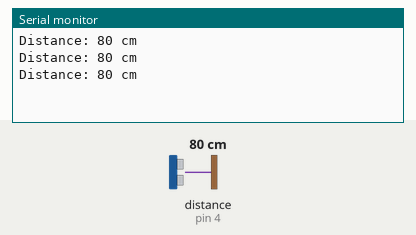
Bench run of a sketch on a simulated Arduino Leonardo, built with avr-gcc and run on an emulated ATmega32U4. On the bench: the last lines printed to the serial monitor. Wiring (inferred from the names in the program): ultrasonic range finder: trigger pin 5; echo pin 4. The test bench sets the inputs (shaded band); at power-on: distance to the obstacle (sensor on pin 4) 80 cm. The echo pulse lasts 58.3 µs per cm.

Above: at 1.3 s.
1.4 s: distance to the obstacle (sensor on pin 4) set to 2 cm
At 1.9 s:
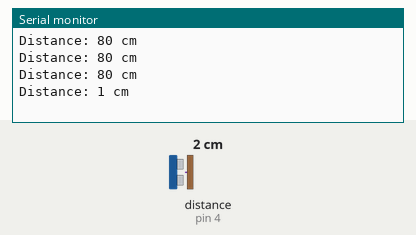
2.9 s: distance to the obstacle (sensor on pin 4) set to 4 cm
At 3.4 s:
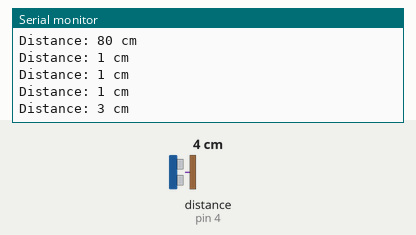
Timing chart, 0 to 5.9 s (numbered marks = the images above; inputs shaded):
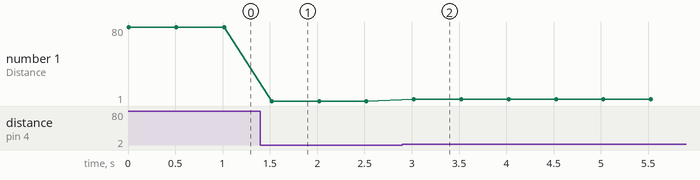

The sketch:

HC-SR04.ino
```cpp
#define ECHO 4 // define digital pin for Echo as 2
#define TRIG 5  // define digital pin for Trig as 3

int Time;
int distanceInCm;
int distanceInInch;

void setup()
{
  pinMode(ECHO, INPUT); // echo as Input
  pinMode(TRIG, OUTPUT); // trig as Output
  Serial.begin(9600);
  Serial1.begin(9600);

}

void counting_The_Distance() // creating the function for couting the distance
{
  digitalWrite(TRIG, HIGH);
  delayMicroseconds(10);
  digitalWrite(TRIG, LOW);
  Time = pulseIn(ECHO, HIGH); // pulseIn returns time in micro seconds
  distanceInCm = Time / 58; // calculating the distance in cm
  distanceInInch = Time / 148; // calculating the distance in Inch
}

void loop()
{
  counting_The_Distance(); // init func
  Serial.print("Distance: ");
  Serial.print(distanceInCm);
  Serial1.print("#");
  Serial1.print(distanceInCm);
  //Serial.print(distanceInInch);
  Serial.println(" cm");
  //Serial.println(" Inch");
  delay(500);
}
```

Measured:
- after the input at 1.4 s, the serial monitor: prints a new line after 0.12 s (image 1)
- after the input at 2.9 s, the serial monitor: prints a new line after 0.12 s (image 2)
- plotted number 1: 80 → 1 after the input at 1.4 s, 1 → 3 after the input at 2.9 s
